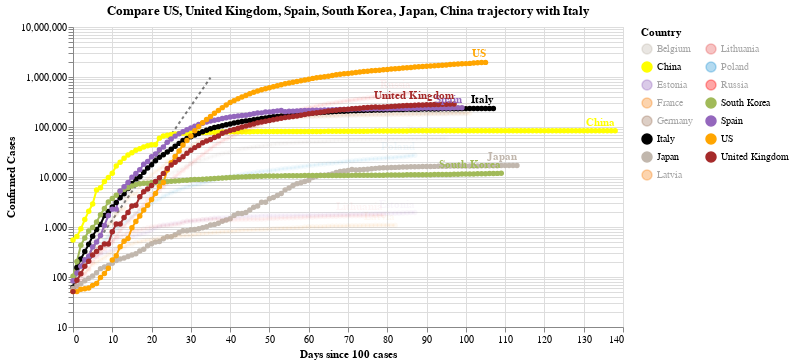

Notebook code cell kept with this figure:
### Code cell
#hide_input
chart2 = make_since_chart(dff2, ['US', 'United Kingdom', 'Spain', 'South Korea', 'Japan', 'China'], baseline_countries)
chart2

### Figure 1 — Vega-Lite specification as saved in the notebook (floating-point values rounded to 4 significant figures; data arrays with more than 128 entries replaced by an {"elided": "..."} marker saying what was removed)
{"config": {"view": {"continuousWidth": 400, "continuousHeight": 300}}, "layer": [{"data": {"name": "data-628230001892d6798b50651be41d1b3e"}, "mark": {"type": "line", "color": "black", "opacity": 0.5, "strokeDash": [3, 3]}, "encoding": {"x": {"type": "quantitative", "field": "Days since 100 cases"}, "y": {"type": "quantitative", "field": "Confirmed Cases"}}}, {"data": {"name": "data-23c15df408d650736148487455dfbfc2"}, "mark": {"type": "line", "point": true}, "encoding": {"color": {"type": "nominal", "field": "Country", "legend": {"columns": 2}, "scale": {"domain": ["Belgium", "China", "Estonia", "France", "Germany", "Italy", "Japan", "Latvia", "Lithuania", "Poland", "Russia", "South Korea", "Spain", "US", "United Kingdom"], "range": ["#C1B7AD", "yellow", "#9467bd", "#F58518", "#9D755D", "black", "#C1B7AD", "#F58518", "#E45756", "#2495D3", "red", "#A1BA59", "#9467bd", "orange", "brown"]}}, "opacity": {"condition": {"value": 1, "selection": "selector006"}, "value": 0.05}, "tooltip": [{"type": "nominal", "field": "Country"}, {"type": "temporal", "field": "Date"}, {"type": "quantitative", "field": "Confirmed Cases"}, {"type": "quantitative", "field": "Days since 100 cases"}], "x": {"type": "quantitative", "field": "Days since 100 cases"}, "y": {"type": "quantitative", "field": "Confirmed Cases", "scale": {"type": "log"}}}, "selection": {"selector006": {"type": "multi", "fields": ["Country"], "bind": "legend", "init": [{"Country": "US"}, {"Country": "United Kingdom"}, {"Country": "Spain"}, {"Country": "South Korea"}, {"Country": "Japan"}, {"Country": "China"}, {"Country": "Italy"}]}}, "width": 550}, {"data": {"name": "data-23c15df408d650736148487455dfbfc2"}, "mark": {"type": "text", "align": "right", "dy": -8, "fontWeight": "bold"}, "encoding": {"color": {"type": "nominal", "field": "Country", "legend": {"columns": 2}, "scale": {"domain": ["Belgium", "China", "Estonia", "France", "Germany", "Italy", "Japan", "Latvia", "Lithuania", "Poland", "Russia", "South Korea", "Spain", "US", "United Kingdom"], "range": ["#C1B7AD", "yellow", "#9467bd", "#F58518", "#9D755D", "black", "#C1B7AD", "#F58518", "#E45756", "#2495D3", "red", "#A1BA59", "#9467bd", "orange", "brown"]}}, "opacity": {"condition": {"value": 1, "selection": "selector006"}, "value": 0.05}, "text": {"type": "nominal", "field": "Country"}, "tooltip": [{"type": "nominal", "field": "Country"}, {"type": "temporal", "field": "Date"}, {"type": "quantitative", "field": "Confirmed Cases"}, {"type": "quantitative", "field": "Days since 100 cases"}], "x": {"type": "quantitative", "field": "Days since 100 cases"}, "y": {"type": "quantitative", "field": "Confirmed Cases", "scale": {"type": "log"}}}, "transform": [{"filter": "(datum['Date'] >= 1591574400000)"}], "width": 550}], "title": "Compare US, United Kingdom, Spain, South Korea, Japan, China trajectory with Italy", "$schema": "https://vega.github.io/schema/vega-lite/v4.0.2.json", "datasets": {"data-628230001892d6798b50651be41d1b3e": [{"Days since 100 cases": 0, "Confirmed Cases": 100.0}, {"Days since 100 cases": 1, "Confirmed Cases": 130.0}, {"Days since 100 cases": 2, "Confirmed Cases": 169.0}, {"Days since 100 cases": 3, "Confirmed Cases": 219.7}, {"Days since 100 cases": 4, "Confirmed Cases": 285.6}, {"Days since 100 cases": 5, "Confirmed Cases": 371.3}, {"Days since 100 cases": 6, "Confirmed Cases": 482.7}, {"Days since 100 cases": 7, "Confirmed Cases": 627.5}, {"Days since 100 cases": 8, "Confirmed Cases": 815.7}, {"Days since 100 cases": 9, "Confirmed Cases": 1060.0}, {"Days since 100 cases": 10, "Confirmed Cases": 1379.0}, {"Days since 100 cases": 11, "Confirmed Cases": 1792.0}, {"Days since 100 cases": 12, "Confirmed Cases": 2330.0}, {"Days since 100 cases": 13, "Confirmed Cases": 3029.0}, {"Days since 100 cases": 14, "Confirmed Cases": 3937.0}, {"Days since 100 cases": 15, "Confirmed Cases": 5119.0}, {"Days since 100 cases": 16, "Confirmed Cases": 6654.0}, {"Days since 100 cases": 17, "Confirmed Cases": 8650.0}, {"Days since 100 cases": 18, "Confirmed Cases": 11250.0}, {"Days since 100 cases": 19, "Confirmed Cases": 14620.0}, {"Days since 100 cases": 20, "Confirmed Cases": 19000.0}, {"Days since 100 cases": 21, "Confirmed Cases": 24710.0}, {"Days since 100 cases": 22, "Confirmed Cases": 32120.0}, {"Days since 100 cases": 23, "Confirmed Cases": 41750.0}, {"Days since 100 cases": 24, "Confirmed Cases": 54280.0}, {"Days since 100 cases": 25, "Confirmed Cases": 70560.0}, {"Days since 100 cases": 26, "Confirmed Cases": 91730.0}, {"Days since 100 cases": 27, "Confirmed Cases": 119300.0}, {"Days since 100 cases": 28, "Confirmed Cases": 155000.0}, {"Days since 100 cases": 29, "Confirmed Cases": 201500.0}, {"Days since 100 cases": 30, "Confirmed Cases": 262000.0}, {"Days since 100 cases": 31, "Confirmed Cases": 340600.0}, {"Days since 100 cases": 32, "Confirmed Cases": 442800.0}, {"Days since 100 cases": 33, "Confirmed Cases": 575600.0}, {"Days since 100 cases": 34, "Confirmed Cases": 748300.0}, {"Days since 100 cases": 35, "Confirmed Cases": 972800.0}], "data-23c15df408d650736148487455dfbfc2": {"elided": "1500 records"}}}
